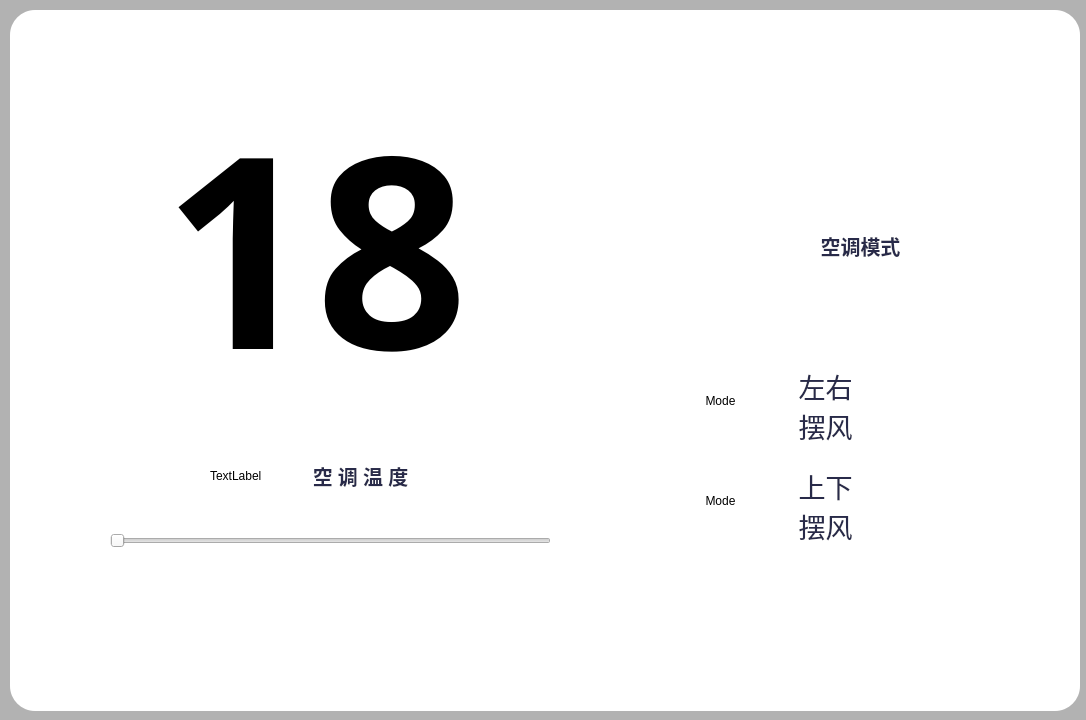
<?xml version="1.0" encoding="UTF-8"?>
<ui version="4.0">
 <class>AirSystem</class>
 <widget class="QDialog" name="AirSystem">
  <property name="geometry">
   <rect>
    <x>0</x>
    <y>0</y>
    <width>1086</width>
    <height>720</height>
   </rect>
  </property>
  <property name="windowTitle">
   <string>Dialog</string>
  </property>
  <property name="styleSheet">
   <string notr="true">QDialog#AirSystem{
background-color:rgb(178,178,178,255);
	border:none;
	border-radius:25px;
}</string>
  </property>
  <widget class="QFrame" name="bottom">
   <property name="geometry">
    <rect>
     <x>10</x>
     <y>10</y>
     <width>1070</width>
     <height>701</height>
    </rect>
   </property>
   <property name="font">
    <font>
     <family>Adobe 黑体 Std R</family>
    </font>
   </property>
   <property name="styleSheet">
    <string notr="true">QFrame#bottom
{
	background-color:#ffffff;
 
	border:none;
	border-radius:25px;
}</string>
   </property>
   <property name="frameShape">
    <enum>QFrame::StyledPanel</enum>
   </property>
   <property name="frameShadow">
    <enum>QFrame::Raised</enum>
   </property>
   <widget class="QPushButton" name="AirSwitch">
    <property name="geometry">
     <rect>
      <x>70</x>
      <y>570</y>
      <width>341</width>
      <height>91</height>
     </rect>
    </property>
    <property name="font">
     <font>
      <family>Adobe 黑体 Std R</family>
      <pointsize>15</pointsize>
     </font>
    </property>
    <property name="styleSheet">
     <string notr="true">QPushButton
{
	border-radius:15px;
	background:#FFFFFF;
}</string>
    </property>
    <property name="text">
     <string/>
    </property>
    <property name="icon">
     <iconset resource="../other/main.qrc">
      <normaloff>:/new/Air/Air/AirSwitch.png</normaloff>
      <normalon>:/new/Air/Air/AirSwitch-ON.png</normalon>:/new/Air/Air/AirSwitch.png</iconset>
    </property>
    <property name="iconSize">
     <size>
      <width>100</width>
      <height>50</height>
     </size>
    </property>
   </widget>
   <widget class="QSlider" name="TempQslider">
    <property name="geometry">
     <rect>
      <x>100</x>
      <y>520</y>
      <width>441</width>
      <height>22</height>
     </rect>
    </property>
    <property name="minimum">
     <number>16</number>
    </property>
    <property name="maximum">
     <number>31</number>
    </property>
    <property name="orientation">
     <enum>Qt::Horizontal</enum>
    </property>
   </widget>
   <widget class="QLabel" name="label_3">
    <property name="geometry">
     <rect>
      <x>280</x>
      <y>450</y>
      <width>141</width>
      <height>31</height>
     </rect>
    </property>
    <property name="font">
     <font>
      <family>Adobe 黑体 Std R</family>
      <pointsize>15</pointsize>
      <weight>75</weight>
      <bold>true</bold>
     </font>
    </property>
    <property name="styleSheet">
     <string notr="true">color:#282A49</string>
    </property>
    <property name="text">
     <string>空 调 温 度</string>
    </property>
    <property name="alignment">
     <set>Qt::AlignCenter</set>
    </property>
   </widget>
   <widget class="QLabel" name="AirTemp">
    <property name="geometry">
     <rect>
      <x>40</x>
      <y>40</y>
      <width>531</width>
      <height>391</height>
     </rect>
    </property>
    <property name="font">
     <font>
      <family>Adobe 黑体 Std R</family>
      <pointsize>280</pointsize>
      <weight>75</weight>
      <bold>true</bold>
     </font>
    </property>
    <property name="styleSheet">
     <string notr="true">/*border:5px solid black;
border-radius:15px;
</string>
    </property>
    <property name="text">
     <string>18</string>
    </property>
    <property name="alignment">
     <set>Qt::AlignCenter</set>
    </property>
   </widget>
   <widget class="QLabel" name="label">
    <property name="geometry">
     <rect>
      <x>200</x>
      <y>430</y>
      <width>71</width>
      <height>71</height>
     </rect>
    </property>
    <property name="text">
     <string>TextLabel</string>
    </property>
   </widget>
   <widget class="QPushButton" name="BackMain">
    <property name="geometry">
     <rect>
      <x>20</x>
      <y>20</y>
      <width>50</width>
      <height>50</height>
     </rect>
    </property>
    <property name="styleSheet">
     <string notr="true">max-width:50px;
 max-height:50px;
 min-width:50px;
 min-height:50px;
border-radius:25px;
background-color: white;
 border-style: solid;</string>
    </property>
    <property name="text">
     <string/>
    </property>
    <property name="icon">
     <iconset resource="../other/main.qrc">
      <normaloff>:/new/Main/Air/Back.png</normaloff>:/new/Main/Air/Back.png</iconset>
    </property>
    <property name="iconSize">
     <size>
      <width>50</width>
      <height>50</height>
     </size>
    </property>
   </widget>
   <widget class="QFrame" name="FunctionPanel">
    <property name="geometry">
     <rect>
      <x>640</x>
      <y>-10</y>
      <width>421</width>
      <height>701</height>
     </rect>
    </property>
    <property name="styleSheet">
     <string notr="true">border:none;</string>
    </property>
    <property name="frameShape">
     <enum>QFrame::StyledPanel</enum>
    </property>
    <property name="frameShadow">
     <enum>QFrame::Raised</enum>
    </property>
    <widget class="SwitchButton" name="SwingUpDown" native="true">
     <property name="geometry">
      <rect>
       <x>230</x>
       <y>485</y>
       <width>121</width>
       <height>41</height>
      </rect>
     </property>
    </widget>
    <widget class="SwitchButton" name="SwingLeftRight" native="true">
     <property name="geometry">
      <rect>
       <x>230</x>
       <y>380</y>
       <width>121</width>
       <height>41</height>
      </rect>
     </property>
    </widget>
    <widget class="QLabel" name="label_5">
     <property name="geometry">
      <rect>
       <x>140</x>
       <y>470</y>
       <width>71</width>
       <height>71</height>
      </rect>
     </property>
     <property name="font">
      <font>
       <family>Adobe 黑体 Std R</family>
       <pointsize>20</pointsize>
       <weight>50</weight>
       <bold>false</bold>
      </font>
     </property>
     <property name="styleSheet">
      <string notr="true">color:#282A49</string>
     </property>
     <property name="text">
      <string>上下摆风</string>
     </property>
     <property name="alignment">
      <set>Qt::AlignCenter</set>
     </property>
     <property name="wordWrap">
      <bool>true</bool>
     </property>
    </widget>
    <widget class="QLabel" name="label_6">
     <property name="geometry">
      <rect>
       <x>140</x>
       <y>230</y>
       <width>141</width>
       <height>31</height>
      </rect>
     </property>
     <property name="font">
      <font>
       <family>Adobe 黑体 Std R</family>
       <pointsize>15</pointsize>
       <weight>75</weight>
       <bold>true</bold>
      </font>
     </property>
     <property name="styleSheet">
      <string notr="true">color:#282A49</string>
     </property>
     <property name="text">
      <string>空调模式</string>
     </property>
     <property name="alignment">
      <set>Qt::AlignCenter</set>
     </property>
    </widget>
    <widget class="QGroupBox" name="Group_Fan">
     <property name="geometry">
      <rect>
       <x>30</x>
       <y>570</y>
       <width>361</width>
       <height>101</height>
      </rect>
     </property>
     <property name="styleSheet">
      <string notr="true">border:none;
background-color:#ffffff;
border-radius:15px;</string>
     </property>
     <property name="title">
      <string/>
     </property>
     <widget class="QPushButton" name="Fan_Low">
      <property name="geometry">
       <rect>
        <x>40</x>
        <y>20</y>
        <width>60</width>
        <height>60</height>
       </rect>
      </property>
      <property name="font">
       <font>
        <family>Berlin Sans FB Demi</family>
        <pointsize>20</pointsize>
       </font>
      </property>
      <property name="styleSheet">
       <string notr="true">max-width:60px;
 max-height:60px;
 min-width:60px;
 min-height:60px;
border-radius:30px;
background-color: white;
 border-style: solid;</string>
      </property>
      <property name="text">
       <string/>
      </property>
      <property name="icon">
       <iconset resource="../other/main.qrc">
        <normaloff>:/new/Air/Air/Low_OFF.png</normaloff>
        <normalon>:/new/Air/Air/Low_ON.png</normalon>
        <disabledon>:/new/Air/Air/Low_OFF.png</disabledon>
        <activeon>:/new/Air/Air/Low_ON.png</activeon>:/new/Air/Air/Low_OFF.png</iconset>
      </property>
      <property name="iconSize">
       <size>
        <width>44</width>
        <height>44</height>
       </size>
      </property>
      <property name="checkable">
       <bool>true</bool>
      </property>
      <property name="autoExclusive">
       <bool>true</bool>
      </property>
     </widget>
     <widget class="QPushButton" name="Fan_Mid">
      <property name="geometry">
       <rect>
        <x>150</x>
        <y>20</y>
        <width>60</width>
        <height>60</height>
       </rect>
      </property>
      <property name="font">
       <font>
        <family>Berlin Sans FB Demi</family>
        <pointsize>20</pointsize>
       </font>
      </property>
      <property name="styleSheet">
       <string notr="true">max-width:60px;
 max-height:60px;
 min-width:60px;
 min-height:60px;
border-radius:30px;
background-color: white;
 border-style: solid;</string>
      </property>
      <property name="text">
       <string/>
      </property>
      <property name="icon">
       <iconset resource="../other/main.qrc">
        <normaloff>:/new/Air/Air/Mid_OFF.png</normaloff>
        <normalon>:/new/Air/Air/Mid_ON.png</normalon>
        <activeon>:/new/Air/Air/Mid_ON.png</activeon>:/new/Air/Air/Mid_OFF.png</iconset>
      </property>
      <property name="iconSize">
       <size>
        <width>44</width>
        <height>44</height>
       </size>
      </property>
      <property name="checkable">
       <bool>true</bool>
      </property>
      <property name="autoExclusive">
       <bool>true</bool>
      </property>
     </widget>
     <widget class="QPushButton" name="Fan_High">
      <property name="geometry">
       <rect>
        <x>250</x>
        <y>20</y>
        <width>60</width>
        <height>60</height>
       </rect>
      </property>
      <property name="font">
       <font>
        <family>Berlin Sans FB Demi</family>
        <pointsize>20</pointsize>
       </font>
      </property>
      <property name="styleSheet">
       <string notr="true">max-width:60px;
 max-height:60px;
 min-width:60px;
 min-height:60px;
border-radius:30px;
background-color: white;
 border-style: solid;</string>
      </property>
      <property name="text">
       <string/>
      </property>
      <property name="icon">
       <iconset resource="../other/main.qrc">
        <normaloff>:/new/Air/Air/High_OFF.png</normaloff>
        <normalon>:/new/Air/Air/High_ON.png</normalon>:/new/Air/Air/High_OFF.png</iconset>
      </property>
      <property name="iconSize">
       <size>
        <width>44</width>
        <height>44</height>
       </size>
      </property>
      <property name="checkable">
       <bool>true</bool>
      </property>
      <property name="autoExclusive">
       <bool>true</bool>
      </property>
     </widget>
    </widget>
    <widget class="QLabel" name="label_4">
     <property name="geometry">
      <rect>
       <x>140</x>
       <y>370</y>
       <width>71</width>
       <height>71</height>
      </rect>
     </property>
     <property name="font">
      <font>
       <family>Adobe 黑体 Std R</family>
       <pointsize>20</pointsize>
       <weight>50</weight>
       <bold>false</bold>
      </font>
     </property>
     <property name="styleSheet">
      <string notr="true">color:#282A49</string>
     </property>
     <property name="text">
      <string>左右摆风</string>
     </property>
     <property name="alignment">
      <set>Qt::AlignCenter</set>
     </property>
     <property name="wordWrap">
      <bool>true</bool>
     </property>
    </widget>
    <widget class="QGroupBox" name="Group_Mode">
     <property name="geometry">
      <rect>
       <x>30</x>
       <y>270</y>
       <width>351</width>
       <height>81</height>
      </rect>
     </property>
     <property name="styleSheet">
      <string notr="true">border:none;</string>
     </property>
     <property name="title">
      <string/>
     </property>
     <widget class="QPushButton" name="Dry">
      <property name="geometry">
       <rect>
        <x>100</x>
        <y>10</y>
        <width>60</width>
        <height>60</height>
       </rect>
      </property>
      <property name="font">
       <font>
        <family>Berlin Sans FB Demi</family>
        <pointsize>20</pointsize>
       </font>
      </property>
      <property name="styleSheet">
       <string notr="true">max-width:60px;
 max-height:60px;
 min-width:60px;
 min-height:60px;
border-radius:30px;
background-color: white;
 border-style: solid;
</string>
      </property>
      <property name="text">
       <string/>
      </property>
      <property name="icon">
       <iconset resource="../other/main.qrc">
        <normaloff>:/new/Air/Air/Dry_OFF.png</normaloff>
        <normalon>:/new/Air/Air/Dry_ON.png</normalon>
        <disabledon>:/new/Air/Air/Dry_OFF.png</disabledon>
        <activeoff>:/new/Air/Air/Dry_OFF.png</activeoff>
        <activeon>:/new/Air/Air/Dry_ON.png</activeon>
        <selectedoff>:/new/Air/Air/Dry_OFF.png</selectedoff>
        <selectedon>:/new/Air/Air/Dry_ON.png</selectedon>:/new/Air/Air/Dry_OFF.png</iconset>
      </property>
      <property name="iconSize">
       <size>
        <width>44</width>
        <height>44</height>
       </size>
      </property>
      <property name="checkable">
       <bool>true</bool>
      </property>
      <property name="autoExclusive">
       <bool>true</bool>
      </property>
     </widget>
     <widget class="QPushButton" name="Cold">
      <property name="geometry">
       <rect>
        <x>190</x>
        <y>10</y>
        <width>60</width>
        <height>60</height>
       </rect>
      </property>
      <property name="font">
       <font>
        <family>Berlin Sans FB Demi</family>
        <pointsize>20</pointsize>
       </font>
      </property>
      <property name="styleSheet">
       <string notr="true">max-width:60px;
 max-height:60px;
 min-width:60px;
 min-height:60px;
border-radius:30px;
background-color: white;
 border-style: solid;
</string>
      </property>
      <property name="text">
       <string/>
      </property>
      <property name="icon">
       <iconset resource="../other/main.qrc">
        <normaloff>:/new/Air/Air/Cold_OFF.png</normaloff>
        <normalon>:/new/Air/Air/Cold_ON.png</normalon>
        <disabledon>:/new/Air/Air/Cold_OFF.png</disabledon>
        <activeoff>:/new/Air/Air/Cold_OFF.png</activeoff>
        <activeon>:/new/Air/Air/Cold_ON.png</activeon>
        <selectedoff>:/new/Air/Air/Cold_OFF.png</selectedoff>
        <selectedon>:/new/Air/Air/Cold_ON.png</selectedon>:/new/Air/Air/Cold_OFF.png</iconset>
      </property>
      <property name="iconSize">
       <size>
        <width>44</width>
        <height>44</height>
       </size>
      </property>
      <property name="checkable">
       <bool>true</bool>
      </property>
      <property name="autoExclusive">
       <bool>true</bool>
      </property>
     </widget>
     <widget class="QPushButton" name="Fan">
      <property name="geometry">
       <rect>
        <x>10</x>
        <y>10</y>
        <width>60</width>
        <height>60</height>
       </rect>
      </property>
      <property name="font">
       <font>
        <family>Berlin Sans FB Demi</family>
        <pointsize>20</pointsize>
       </font>
      </property>
      <property name="styleSheet">
       <string notr="true">max-width:60px;
 max-height:60px;
 min-width:60px;
 min-height:60px;
border-radius:30px;
background-color: white;
 border-style: solid;
</string>
      </property>
      <property name="text">
       <string/>
      </property>
      <property name="icon">
       <iconset resource="../other/main.qrc">
        <normaloff>:/new/Air/Air/Fan_OFF.png</normaloff>
        <normalon>:/new/Air/Air/Fan_ON.png</normalon>
        <disabledon>:/new/Air/Air/Fan_OFF.png</disabledon>:/new/Air/Air/Fan_OFF.png</iconset>
      </property>
      <property name="iconSize">
       <size>
        <width>44</width>
        <height>44</height>
       </size>
      </property>
      <property name="checkable">
       <bool>true</bool>
      </property>
      <property name="autoExclusive">
       <bool>true</bool>
      </property>
     </widget>
     <widget class="QPushButton" name="Heat">
      <property name="geometry">
       <rect>
        <x>280</x>
        <y>10</y>
        <width>60</width>
        <height>60</height>
       </rect>
      </property>
      <property name="font">
       <font>
        <family>Berlin Sans FB Demi</family>
        <pointsize>20</pointsize>
       </font>
      </property>
      <property name="styleSheet">
       <string notr="true">max-width:60px;
 max-height:60px;
 min-width:60px;
 min-height:60px;
border-radius:30px;
background-color: white;
 border-style: solid;
</string>
      </property>
      <property name="text">
       <string/>
      </property>
      <property name="icon">
       <iconset resource="../other/main.qrc">
        <normaloff>:/new/Air/Air/Heat_OFF.png</normaloff>
        <normalon>:/new/Air/Air/Heat_ON.png</normalon>
        <disabledon>:/new/Air/Air/Heat_OFF.png</disabledon>
        <selectedoff>:/new/Air/Air/Heat_OFF.png</selectedoff>
        <selectedon>:/new/Air/Air/Heat_ON.png</selectedon>:/new/Air/Air/Heat_OFF.png</iconset>
      </property>
      <property name="iconSize">
       <size>
        <width>44</width>
        <height>44</height>
       </size>
      </property>
      <property name="checkable">
       <bool>true</bool>
      </property>
      <property name="autoExclusive">
       <bool>true</bool>
      </property>
     </widget>
    </widget>
    <widget class="QLabel" name="AirMode">
     <property name="geometry">
      <rect>
       <x>120</x>
       <y>50</y>
       <width>181</width>
       <height>171</height>
      </rect>
     </property>
     <property name="styleSheet">
      <string notr="true">background-color:#ffffff;
border:none;
border-radius:25px;</string>
     </property>
     <property name="text">
      <string/>
     </property>
     <property name="pixmap">
      <pixmap>:/new/Air/Air/Mode.png</pixmap>
     </property>
     <property name="scaledContents">
      <bool>false</bool>
     </property>
     <property name="alignment">
      <set>Qt::AlignCenter</set>
     </property>
    </widget>
    <widget class="QLabel" name="SwingUD_P">
     <property name="geometry">
      <rect>
       <x>30</x>
       <y>460</y>
       <width>81</width>
       <height>81</height>
      </rect>
     </property>
     <property name="text">
      <string>Mode</string>
     </property>
     <property name="alignment">
      <set>Qt::AlignCenter</set>
     </property>
    </widget>
    <widget class="QLabel" name="SwingLR_P">
     <property name="geometry">
      <rect>
       <x>30</x>
       <y>360</y>
       <width>81</width>
       <height>81</height>
      </rect>
     </property>
     <property name="text">
      <string>Mode</string>
     </property>
     <property name="alignment">
      <set>Qt::AlignCenter</set>
     </property>
    </widget>
   </widget>
   <widget class="QPushButton" name="AutoSwitch">
    <property name="geometry">
     <rect>
      <x>450</x>
      <y>570</y>
      <width>141</width>
      <height>91</height>
     </rect>
    </property>
    <property name="font">
     <font>
      <family>Adobe 黑体 Std R</family>
      <pointsize>15</pointsize>
     </font>
    </property>
    <property name="styleSheet">
     <string notr="true">QPushButton
{
	border-radius:15px;
	background:#FFFFFF;
}</string>
    </property>
    <property name="text">
     <string/>
    </property>
    <property name="icon">
     <iconset resource="../other/main.qrc">
      <normaloff>:/new/Led/Led/AI_ON.png</normaloff>
      <normalon>:/new/Led/Led/AI_OFF.png</normalon>:/new/Led/Led/AI_ON.png</iconset>
    </property>
    <property name="iconSize">
     <size>
      <width>100</width>
      <height>50</height>
     </size>
    </property>
   </widget>
  </widget>
 </widget>
 <customwidgets>
  <customwidget>
   <class>SwitchButton</class>
   <extends>QWidget</extends>
   <header>switchbutton.h</header>
   <container>1</container>
  </customwidget>
 </customwidgets>
 <resources>
  <include location="../other/main.qrc"/>
 </resources>
 <connections/>
</ui>
